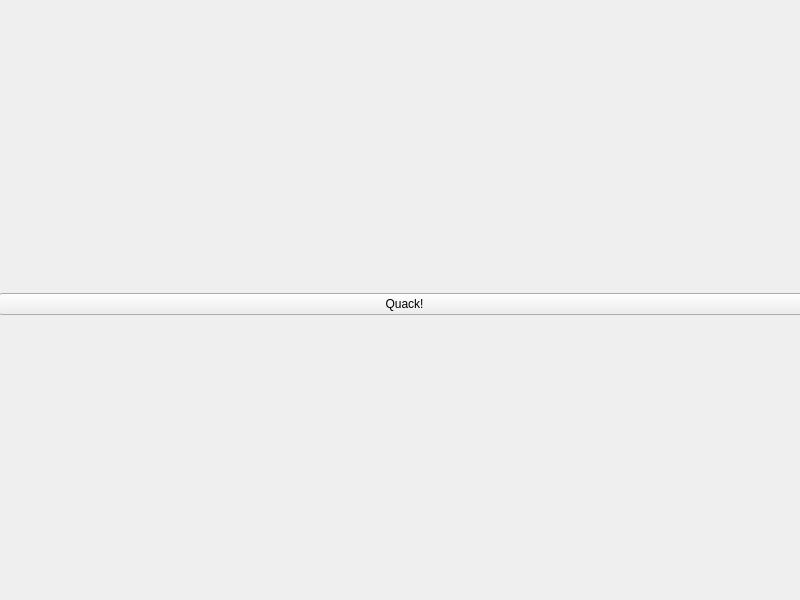
<?xml version="1.0" encoding="UTF-8"?>
<ui version="4.0">
 <class>Form</class>
 <widget class="QWidget" name="Form">
  <property name="geometry">
   <rect>
    <x>0</x>
    <y>0</y>
    <width>800</width>
    <height>600</height>
   </rect>
  </property>
  <property name="windowTitle">
   <string>Form</string>
  </property>
  <widget class="QWidget" name="gridLayoutWidget">
   <property name="geometry">
    <rect>
     <x>-1</x>
     <y>-1</y>
     <width>811</width>
     <height>611</height>
    </rect>
   </property>
   <layout class="QGridLayout" name="gridLayout">
    <item row="0" column="0">
     <widget class="QPushButton" name="pushButton">
      <property name="text">
       <string>Quack!</string>
      </property>
     </widget>
    </item>
   </layout>
  </widget>
 </widget>
 <resources/>
 <connections/>
</ui>
